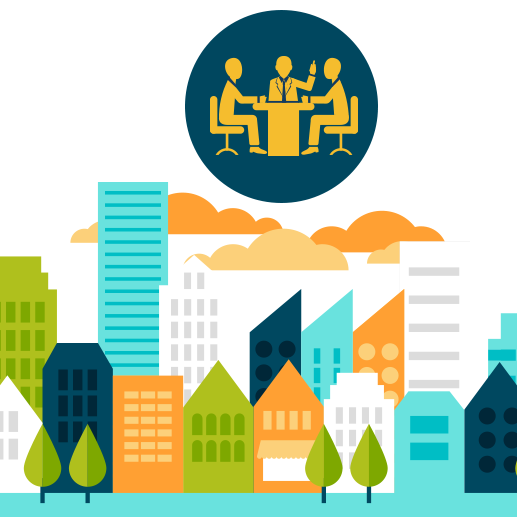
#> input picture socity.png, 517 x 517 px
$ jupyter execute pra7.ipynb
#> lines starting #> are read from the running program, lines starting #| are printed output that depends on the picture
[cell 1]
import cv2
import numpy as np

image = cv2.imread('socity.png')
#> image is the input picture: shape (517, 517, 3); mean B, G, R 181.3, 205.9, 186

gray = cv2.cvtColor(image, cv2.COLOR_BGR2GRAY)
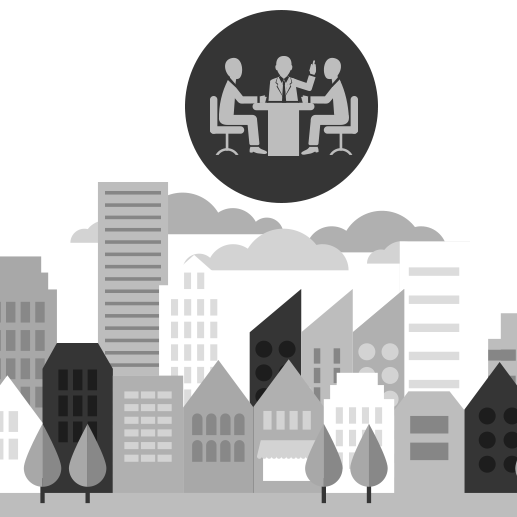
#> gray: shape (517, 517); min 29, max 255, mean 197.1

cv2.imshow('Original image',image)
cv2.imshow('Gray image', gray)

kernel = np.ones((5,5),np.float32)/25
dst = cv2.filter2D(image,-1,kernel)
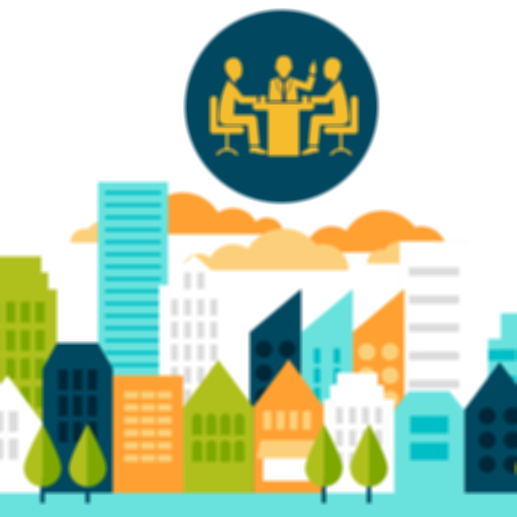
#> dst: shape (517, 517, 3); mean B, G, R 181.3, 205.9, 186

cv2.imshow('Image after performing box filtering',dst)

cv2.waitKey(0)
cv2.destroyAllWindows()

[cell 2]
from matplotlib import pyplot as plt

b1, g1, r1    = cv2.split(image)
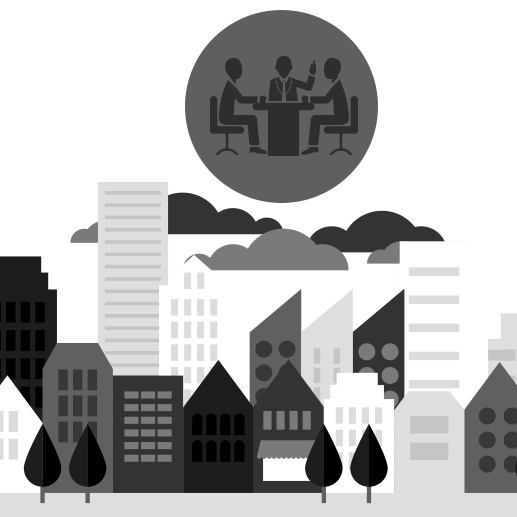
#> b1: shape (517, 517); min 0, max 255, mean 181.3
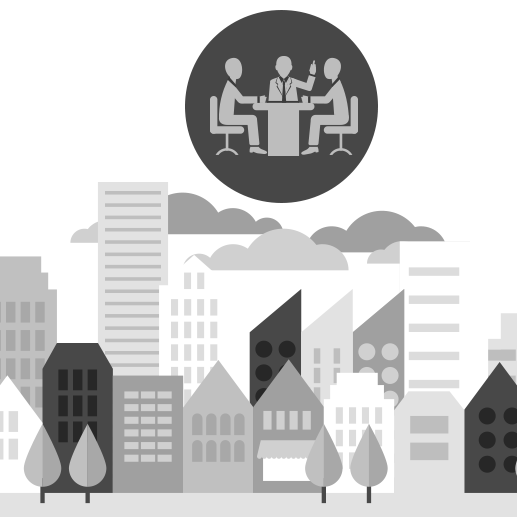
#> g1: shape (517, 517); min 39, max 255, mean 205.9
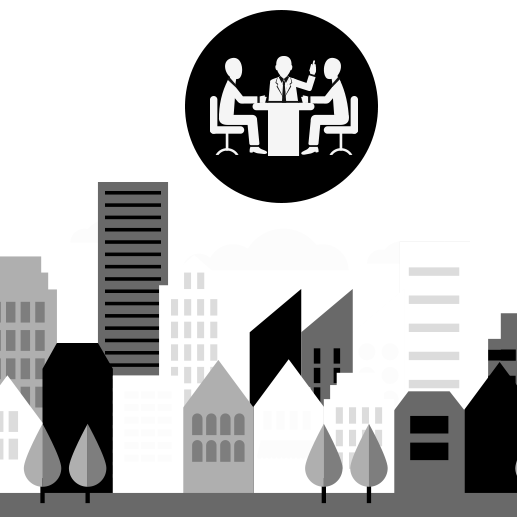
#> r1: shape (517, 517); min 0, max 255, mean 186
b3, g3, r3    = cv2.split(dst)
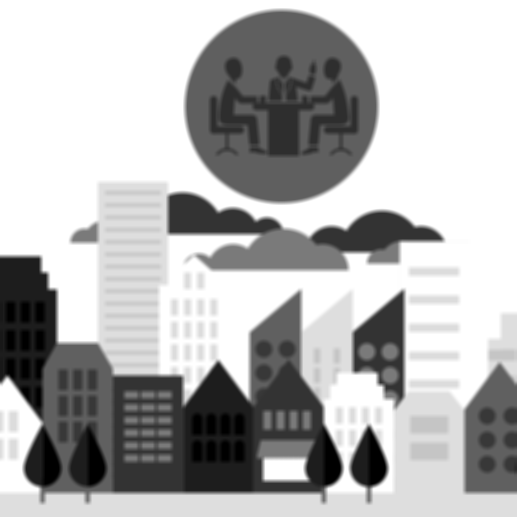
#> b3: shape (517, 517); min 0, max 255, mean 181.3
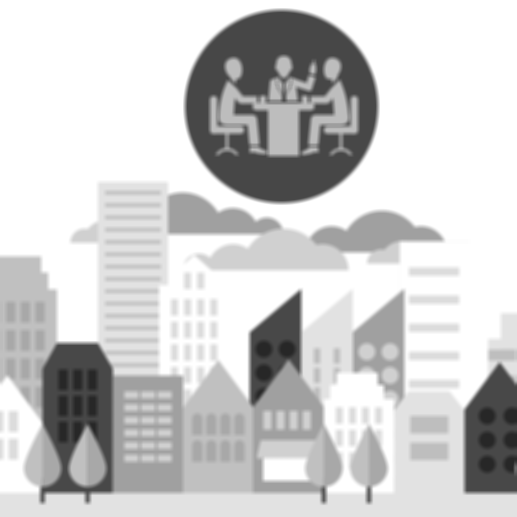
#> g3: shape (517, 517); min 39, max 255, mean 205.9
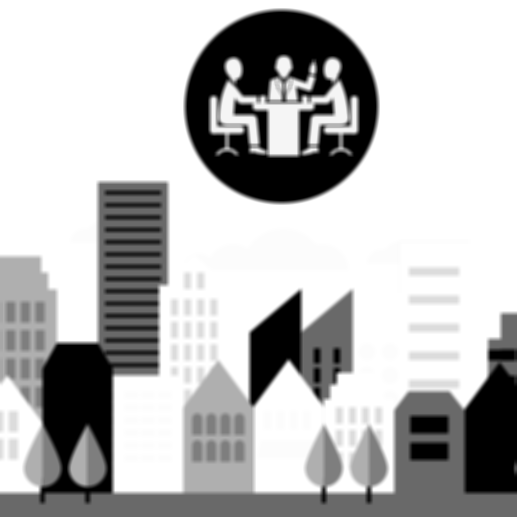
#> r3: shape (517, 517); min 0, max 255, mean 186
#b2, g2, r2   = cv2.split(gray)

image1 = np.dstack((r1,g1,b1))
dst1 = np.dstack((r3,g3,b3))
#gray1=np.dstack((r2,g2,b2))

plt.subplot(121),plt.imshow(image1),plt.title('Original Image')
plt.xticks([]), plt.yticks([])
plt.subplot(122),plt.imshow(dst1),plt.title('Image after performing box filtering')
plt.xticks([]), plt.yticks([])

#plt.subplot(123),plt.imshow(gray1),plt.title('Image after performing gray scale')
#plt.xticks([]), plt.yticks([])

plt.show()

$ run again, with 1.jpg saved as socity.png
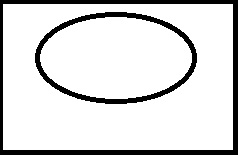
#> input picture 1.jpg, 238 x 156 px
#> image is the input picture: shape (156, 238, 3); min 0, max 255, mean 218.8
#> `dst = cv2.filter2D(image,-1,kernel)`:
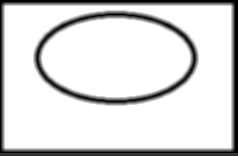
#> dst: shape (156, 238, 3); min 0, max 255, mean 218.1
#> `plt.show()`:
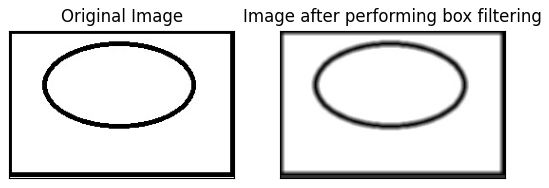
#> figure drawn by matplotlib, 2 panels
